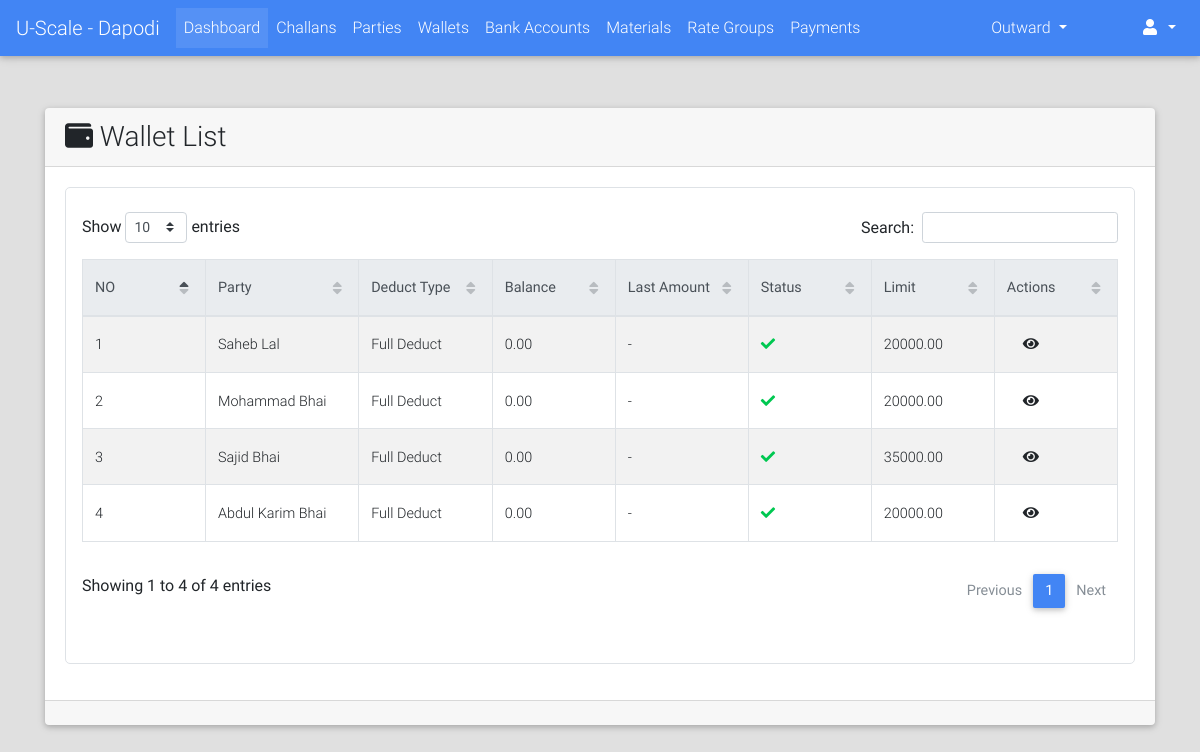
The page /parties/wallets/list/ (signed in) on the database as committed earlier.
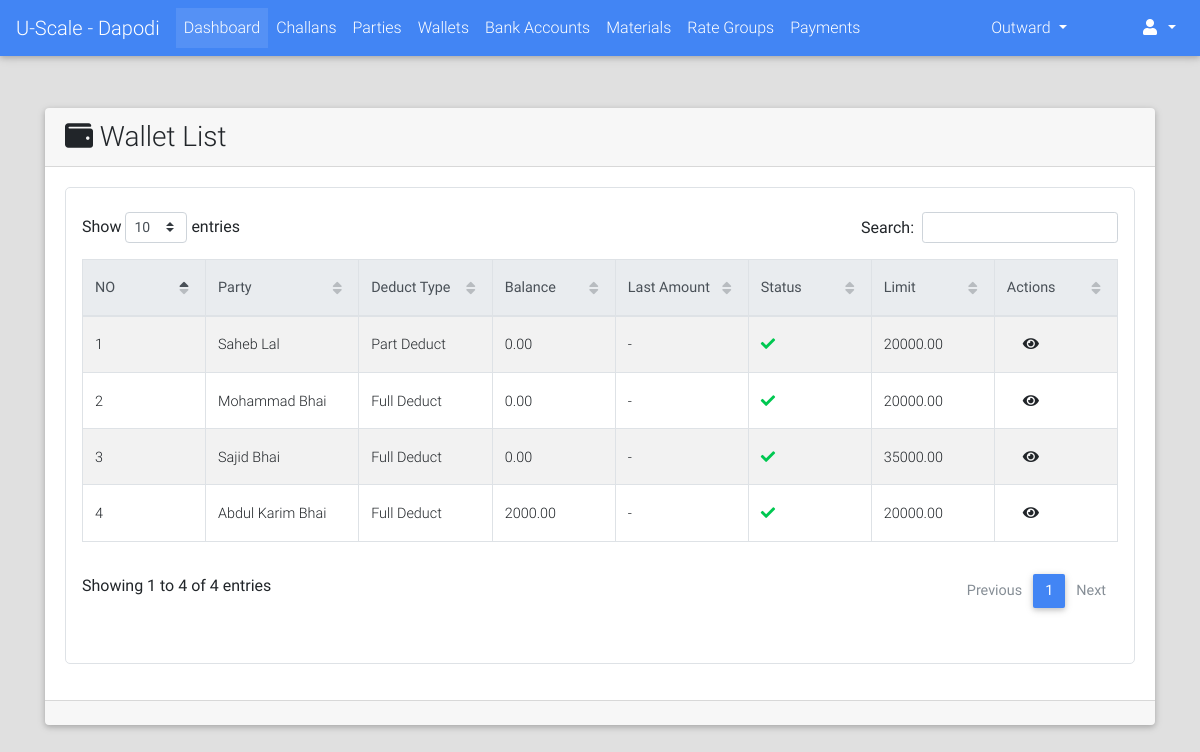
The same page on the database as committed later.
### parties/models.py (models this page shows, shortened)
class Wallet(models.Model):
    DEDUCT_TYPE_CHOICES = (("FD", "Full Deduct"), ("PD", "Part Deduct"), ("FXD", "Fix Deduct"))
    party = models.ForeignKey(Party, on_delete=models.CASCADE)
    balance = models.DecimalField(max_digits=9, decimal_places=2, default=Decimal(0.00))
    upper_limit = models.DecimalField(max_digits=9, decimal_places=2, default=20000.00)
    deduct_type = models.CharField(max_length=3, choices=DEDUCT_TYPE_CHOICES)
    fixed_amount = models.DecimalField(max_digits=7, decimal_places=2, blank=True, null=True)
    is_active = models.BooleanField(default=True)
    @property
    def get_absolute_url(self):
        return reverse_lazy("parties:wallet_detail", kwargs={"id": self.id})

class Party(models.Model):
    RATE_TYPE_CHOICES = (("GR", "Group Rate"), ("IR", "Individual Rate"))
    rate_type = models.CharField(max_length=2, choices=RATE_TYPE_CHOICES)
    rate_group = models.ForeignKey("rates.RateGroup", on_delete=models.PROTECT, blank=True, null=True)
    name = models.CharField(max_length=128)
    party_code = models.CharField(max_length=32, blank=True)
    address = models.TextField(blank=True)
    phone = models.CharField(max_length=13)
    whatsapp = models.CharField(max_length=13, blank=True)
    email = models.EmailField(blank=True, null=True)
    extra_info = models.TextField(blank=True)
    is_wallet_party = models.BooleanField(default=False)
    is_active = models.BooleanField(default=True)
    @property
    def get_display_text(self):
        return self.name
    class Meta:
        verbose_name = "Party"
        verbose_name_plural = "Parties"

### parties/views.py (the view)
class WalletListView(LoginRequiredMixin, ListView):
    model = Wallet
    template_name = "parties/wallet_list.html"
    context_object_name = "wallets"
    ordering = "-id"

### portal/templates/parties/wallet_list.html (shortened to what this page needs)
{% extends "portal/base.html" %}
{% load crispy_forms_tags %}
{% load static %}
{% block custom_links %}
    <link href="{% static "css/addons/datatables.min.css" %}" rel="stylesheet">
    <link href="{% static "css/addons/datatables-select.min.css" %}" rel="stylesheet">
{% endblock %}
{% block content %}
    <br><br>
    <div class="container">
        <div class="card">
            <div class="card-header">
                <div class="row">
                    <div class="col-lg-12 m-auto">
                        <h3 class="m-auto"><i class="fa fa-wallet"></i> Wallet List</h3>
                    </div>
                </div>
            </div>
            <div class="card-body">
                 <div class="table p-3 border" style="border-radius: 5px">
                     <table id="dt-basic-checkbox" class="table table-striped table-bordered" cellspacing="0" width="100%">
                         <thead class="thead-light">
                            <th class="th-sm">NO</th>
                            <th class="th-sm">Party</th>
                            <th class="th-sm">Deduct Type</th>
                            <th class="th-sm">Balance</th>
                            <th class="th-sm">Last Amount</th>
                            <th class="th-sm">Status</th>
                            <th class="th-sm">Limit</th>
                            <th class="th-sm">Actions</th>
                         </thead>
                         <tbody>
                             {% if wallets %}
                                 {% for wallet in wallets %}
                                     <tr>
                                        <td>{{ forloop.counter }}</td>
                                         <td>{{ wallet.party.get_display_text }}</td>
                                        <td>{{ wallet.get_deduct_type_display }}{% if wallet.deduct_type == "FXD" %} ({{ wallet.fixed_amount }}){% endif %}</td>
                                        <td>{{ wallet.balance }}</td>
                                        <td>{{ wallet.wallettransaction_set.last.amount|default:"-" }}</td>
                                        <td>
                                            {% if wallet.is_active %}
                                                <i class="fa fa-check text-success"></i>
                                            {% else %}
                                                <i class="fa fa-times text-danger"></i>
                                            {% endif %}
                                        </td>
                                        <td>{{ wallet.upper_limit }}</td>
                                        <td class="m-auto">
                                            <a class="m-3" href="{{ wallet.get_absolute_url }}"><i class="fa fa-eye"></i></a>
                                        </td>
                                     </tr>
                                 {% endfor %}
                             {% else %}
                                 <span class="text-black-50 font-weight-bold">No Wallets Found</span>
                             {% endif %}
                         </tbody>
                    </table>
                 </div>
            </div>
            <div class="card-footer">
            </div>
        </div>
    </div>
{% endblock %}

Rows that differ between the two databases and show on the page:
changed Wallet "Saheb Lal": deduct_type "Full Deduct" → "Part Deduct"
changed Wallet "Abdul Karim Bhai": balance "0.00" → "2000.00"
